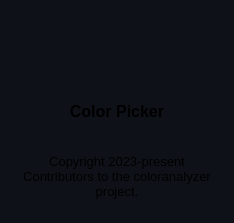
<?xml version="1.0" encoding="UTF-8"?>
<ui version="4.0">
 <class>About</class>
 <widget class="QDialog" name="About">
  <property name="windowModality">
   <enum>Qt::NonModal</enum>
  </property>
  <property name="geometry">
   <rect>
    <x>0</x>
    <y>0</y>
    <width>234</width>
    <height>223</height>
   </rect>
  </property>
  <property name="sizePolicy">
   <sizepolicy hsizetype="Fixed" vsizetype="Preferred">
    <horstretch>0</horstretch>
    <verstretch>0</verstretch>
   </sizepolicy>
  </property>
  <property name="palette">
   <palette>
    <active>
     <colorrole role="Base">
      <brush brushstyle="SolidPattern">
       <color alpha="255">
        <red>14</red>
        <green>17</green>
        <blue>23</blue>
       </color>
      </brush>
     </colorrole>
     <colorrole role="Window">
      <brush brushstyle="SolidPattern">
       <color alpha="255">
        <red>14</red>
        <green>17</green>
        <blue>23</blue>
       </color>
      </brush>
     </colorrole>
    </active>
    <inactive>
     <colorrole role="Base">
      <brush brushstyle="SolidPattern">
       <color alpha="255">
        <red>14</red>
        <green>17</green>
        <blue>23</blue>
       </color>
      </brush>
     </colorrole>
     <colorrole role="Window">
      <brush brushstyle="SolidPattern">
       <color alpha="255">
        <red>14</red>
        <green>17</green>
        <blue>23</blue>
       </color>
      </brush>
     </colorrole>
    </inactive>
    <disabled>
     <colorrole role="Base">
      <brush brushstyle="SolidPattern">
       <color alpha="255">
        <red>14</red>
        <green>17</green>
        <blue>23</blue>
       </color>
      </brush>
     </colorrole>
     <colorrole role="Window">
      <brush brushstyle="SolidPattern">
       <color alpha="255">
        <red>14</red>
        <green>17</green>
        <blue>23</blue>
       </color>
      </brush>
     </colorrole>
    </disabled>
   </palette>
  </property>
  <property name="windowTitle">
   <string/>
  </property>
  <widget class="QWidget" name="verticalLayoutWidget">
   <property name="geometry">
    <rect>
     <x>10</x>
     <y>16</y>
     <width>214</width>
     <height>190</height>
    </rect>
   </property>
   <layout class="QVBoxLayout" name="verticalLayout">
    <property name="leftMargin">
     <number>10</number>
    </property>
    <property name="rightMargin">
     <number>10</number>
    </property>
    <item>
     <layout class="QHBoxLayout" name="horizontalLayout">
      <item>
       <widget class="QLabel" name="label">
        <property name="sizePolicy">
         <sizepolicy hsizetype="Preferred" vsizetype="Preferred">
          <horstretch>0</horstretch>
          <verstretch>0</verstretch>
         </sizepolicy>
        </property>
        <property name="maximumSize">
         <size>
          <width>128</width>
          <height>128</height>
         </size>
        </property>
        <property name="text">
         <string/>
        </property>
        <property name="pixmap">
         <pixmap resource="coloranalyzer.qrc">:/Icons/resources/AppIcon.png</pixmap>
        </property>
        <property name="scaledContents">
         <bool>true</bool>
        </property>
       </widget>
      </item>
     </layout>
    </item>
    <item>
     <widget class="QLabel" name="label_2">
      <property name="font">
       <font>
        <pointsize>12</pointsize>
        <weight>75</weight>
        <bold>true</bold>
       </font>
      </property>
      <property name="text">
       <string>Color Picker</string>
      </property>
      <property name="alignment">
       <set>Qt::AlignCenter</set>
      </property>
     </widget>
    </item>
    <item>
     <widget class="QLabel" name="label_3">
      <property name="font">
       <font>
        <pointsize>10</pointsize>
       </font>
      </property>
      <property name="text">
       <string>Copyright 2023-present Contributors to the coloranalyzer project.</string>
      </property>
      <property name="alignment">
       <set>Qt::AlignCenter</set>
      </property>
      <property name="wordWrap">
       <bool>true</bool>
      </property>
     </widget>
    </item>
   </layout>
  </widget>
 </widget>
 <resources>
  <include location="coloranalyzer.qrc"/>
 </resources>
 <connections/>
</ui>
